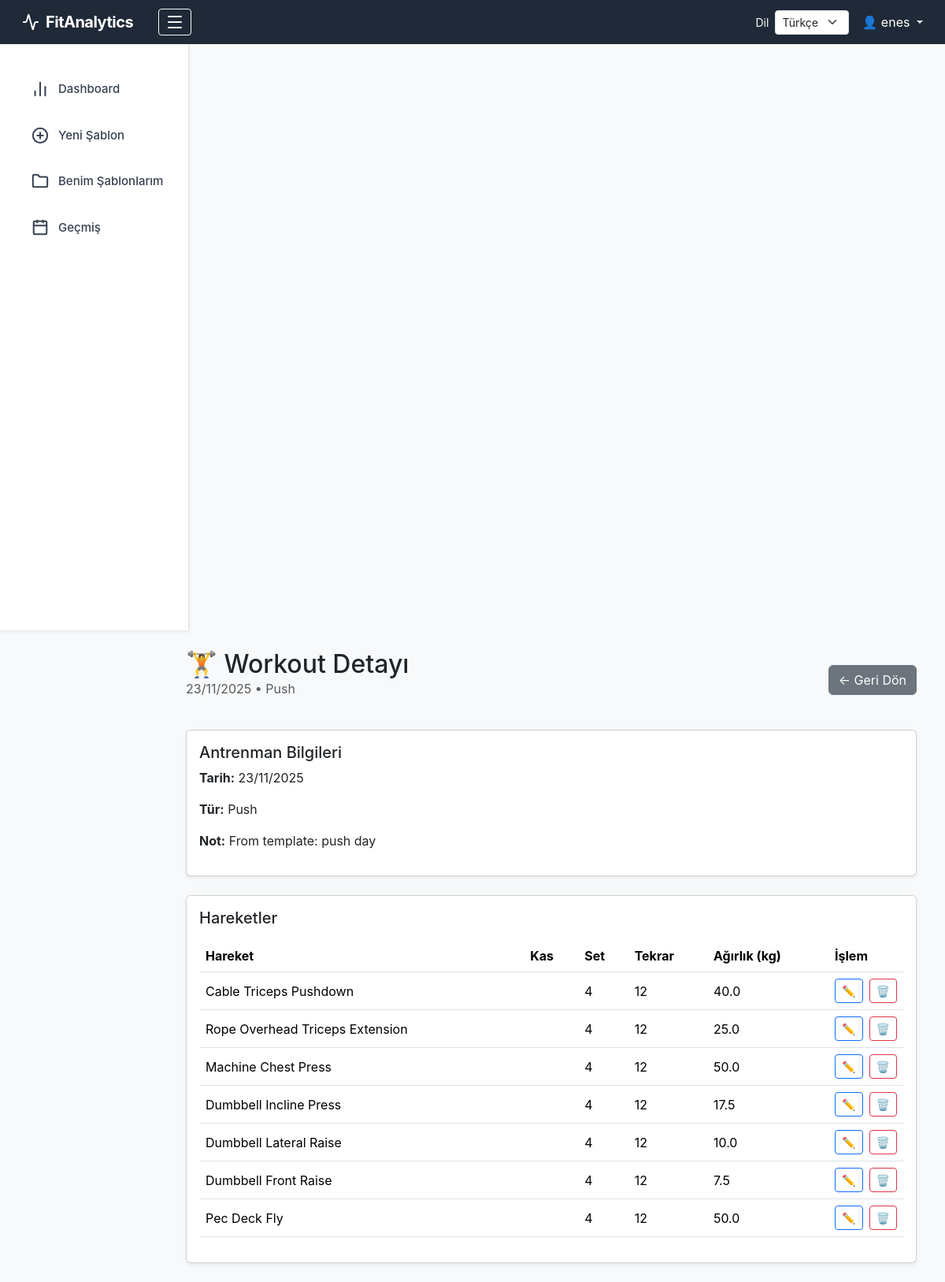
Page /workout/2 (signed in) on the earlier database version.
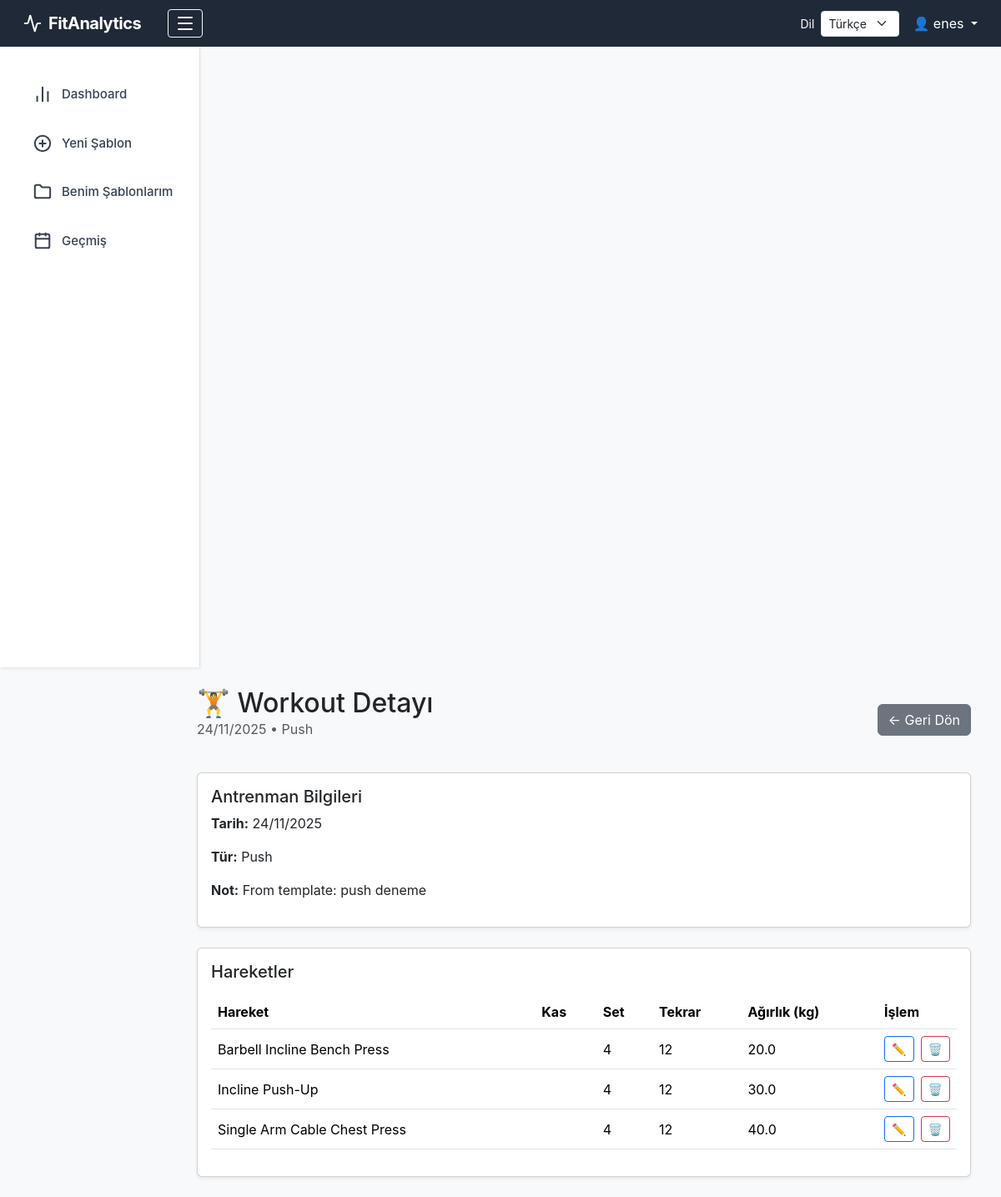
Same page on the later database version.
### tables this page shows
CREATE TABLE workouts (
    workout_id      INTEGER PRIMARY KEY AUTOINCREMENT,
    user_id         INTEGER NOT NULL,
    workout_date    DATE NOT NULL,
    workout_type    TEXT NOT NULL CHECK (
                        workout_type IN ('push', 'pull', 'legs', 'upper', 'lower', 'full', 'other')
                    ),
    notes           TEXT,
    FOREIGN KEY (user_id) REFERENCES users(user_id)
);

CREATE TABLE exercises (
    exercise_id      INTEGER PRIMARY KEY AUTOINCREMENT,
    workout_id       INTEGER NOT NULL,
    exercise_name    TEXT NOT NULL,           -- ham text
    muscle_id        INTEGER NOT NULL,        -- canonical muscle
    exercise_lib_id  INTEGER,                 -- link to library (optional)
    sets             INTEGER,
    reps             INTEGER,
    weight_kg        REAL,
    volume           REAL,                    -- sets * reps * weight
    FOREIGN KEY (workout_id) REFERENCES workouts(workout_id),
    FOREIGN KEY (muscle_id) REFERENCES muscles(muscle_id),
    FOREIGN KEY (exercise_lib_id) REFERENCES exercise_library(exercise_lib_id)
);

### app/blueprints/workouts.py (the view)
@main.route("/workout/<int:workout_id>")
def workout_detail(workout_id):
    if "user_id" not in session:
        return redirect(url_for("main.login"))
    conn = get_connection()
    cur = conn.cursor()
    cur.execute("""
        SELECT workout_id, workout_date, workout_type, notes
        FROM workouts
        WHERE workout_id = ?
    """, (workout_id,))
    workout = cur.fetchone()
    cur.execute("""
        SELECT e.exercise_id, e.exercise_name, m.name_tr AS muscle,
               e.sets, e.reps, e.weight_kg
        FROM exercises e
        JOIN muscles m ON m.muscle_id = e.muscle_id
        WHERE workout_id = ?
        ORDER BY exercise_id ASC
    """, (workout_id,))
    exercises = cur.fetchall()
    conn.close()
    return render_template("workout_detail.html", workout=workout, exercises=exercises)

### app/database.py (called while the page is built)
def get_connection():
    conn = sqlite3.connect(DB_PATH)
    conn.row_factory = sqlite3.Row
    return conn

### app/templates/workout_detail.html (shortened to what this page needs)
{% extends "layout.html" %}
{% block content %}
<div class="container">
    <div class="d-flex justify-content-between align-items-center mb-4">
        <div>
            <h2 class="mb-0">🏋️ Workout Detayı</h2>
            <p class="text-muted">
                {{ workout.workout_date | format_date }} • {{ workout.workout_type | capitalize }}
            </p>
        </div>
        <a href="{{ url_for('main.history') }}" class="btn btn-secondary">
            ← Geri Dön
        </a>
    </div>
    <div class="card shadow-sm mb-4">
        <div class="card-body">
            <h5 class="card-title">Antrenman Bilgileri</h5>
            <p><strong>Tarih:</strong> {{ workout.workout_date | format_date }}</p>
            <p><strong>Tür:</strong> {{ workout.workout_type | capitalize }}</p>
            <p><strong>Not:</strong> {{ workout.notes or "-" }}</p>
        </div>
    </div>
    <div class="card shadow-sm">
        <div class="card-body">
            <h5 class="card-title mb-3">Hareketler</h5>
            {% if exercises %}
            <table class="table table-hover align-middle">
                <thead>
                    <tr>
                        <th>Hareket</th>
                        <th>Kas</th>
                        <th>Set</th>
                        <th>Tekrar</th>
                        <th>Ağırlık (kg)</th>
                        <th style="width: 90px;">İşlem</th>
                    </tr>
                </thead>
                <tbody>
                    {% for ex in exercises %}
                    <tr>
                        <td>{{ ex["exercise_name"] }}</td>
                        <td>{{ ex["target_muscle"] }}</td>
                        <td>{{ ex["sets"] }}</td>
                        <td>{{ ex["reps"] }}</td>
                        <td>{{ ex["weight_kg"] }}</td>
                        <td>
                            <div class="d-flex align-items-center gap-2">
                                <button class="btn btn-sm btn-outline-primary"
                                        data-bs-toggle="modal"
                                        data-bs-target="#editModal{{ ex['exercise_id'] }}">
                                    ✏️
                                </button>
                                <form method="POST"
                                    action="{{ url_for('main.delete_exercise', exercise_id=ex['exercise_id']) }}"
                                    class="m-0 p-0"
                                    onsubmit="return confirm('Silmek istediğine emin misin?')">
                                    <button class="btn btn-sm btn-outline-danger">🗑️</button>
                                </form>
                            </div>
                        </td>
                    </tr>
                    {% endfor %}
                </tbody>
            </table>
            {% else %}
            <p class="text-muted">Bu antrenmana ait hareket bulunmuyor.</p>
            {% endif %}
        </div>
    </div>
</div>
{% endblock %}

Differences in the rows shown:
removed exercises: exercise_name "Cable Triceps Pushdown", sets "4", reps "12", weight_kg "40.0"
removed exercises: exercise_name "Rope Overhead Triceps Extension", sets "4", reps "12", weight_kg "25.0"
removed exercises: exercise_name "Machine Chest Press", sets "4", reps "12", weight_kg "50.0"
removed exercises: exercise_name "Dumbbell Incline Press", sets "4", reps "12", weight_kg "17.5"
removed exercises: exercise_name "Dumbbell Lateral Raise", sets "4", reps "12", weight_kg "10.0"
removed exercises: exercise_name "Dumbbell Front Raise", sets "4", reps "12", weight_kg "7.5"
removed exercises: exercise_name "Pec Deck Fly", sets "4", reps "12", weight_kg "50.0"
changed workouts "Push": workout_date "23/11/2025" → "24/11/2025"; notes "From template: push day" → "From template: push deneme"
now on this page (row edited): exercises: exercise_name "Barbell Incline Bench Press", sets "4", reps "12", weight_kg "20.0"
now on this page (row edited): exercises: exercise_name "Incline Push-Up", sets "4", reps "12", weight_kg "30.0"
now on this page (row edited): exercises: exercise_name "Single Arm Cable Chest Press", sets "4", reps "12", weight_kg "40.0"
